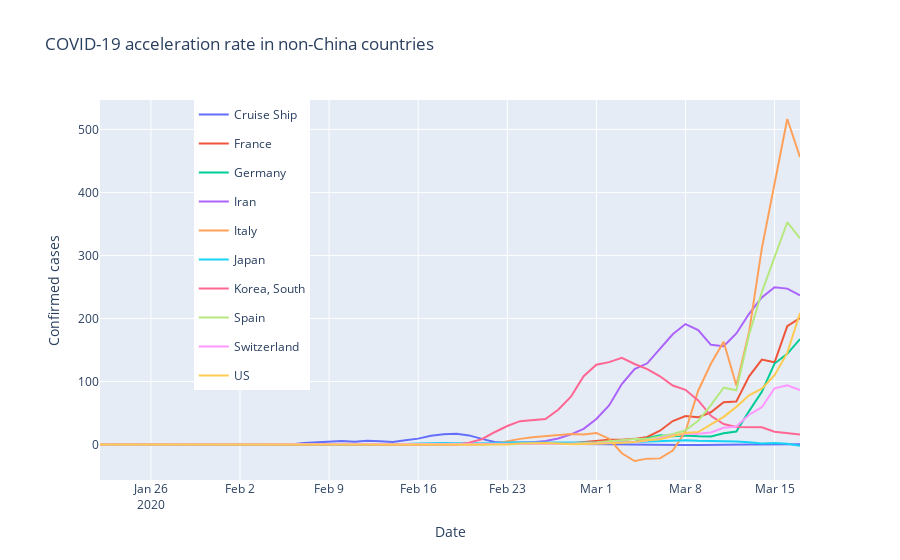

The cell this chart's notebook holds for it:
### Code cell
layout = go.Layout(title="COVID-19 acceleration rate in non-China countries", margin={"l": 100, "r": 100},
                   colorway=["#287D95", "#EF533B"], legend={"x": 0.7, "y": 1, 'orientation': "h"},
                   yaxis={'title': 'Confirmed cases'},
                   yaxis2={'title': 'Growth/Accel rate in cases', 'overlaying': 'y', 'side': 'right', "showgrid": False},
                   xaxis={"title": "Date"},
                   height=1000)

fig = go.Figure(data=traces_acceleration, layout=layout)
fig.show()
